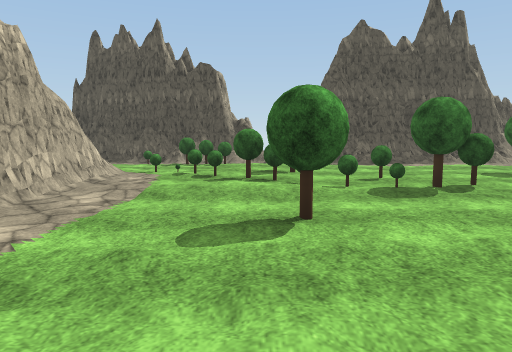
view 1 (above)

21 first-person views from a walk through a 3-D level made in the Unity game engine. The camera is 1.2 m above the floor, tilts 6° down and sees 70° across. The floor is counted in squares, 2 m on a side. Each view is taken from the middle of a square. On the plan, view 1 faces up. The plan holds only what a view shows up to about 10 squares ahead; the rest is blank. Some trees and plants on the terrain are drawn as simple stand-ins. Surface patterns are stand-ins for the level's own textures.

view 2
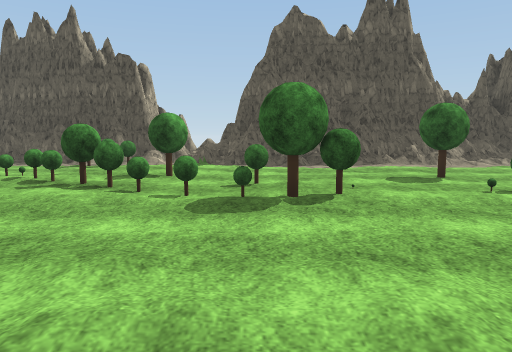

view 3
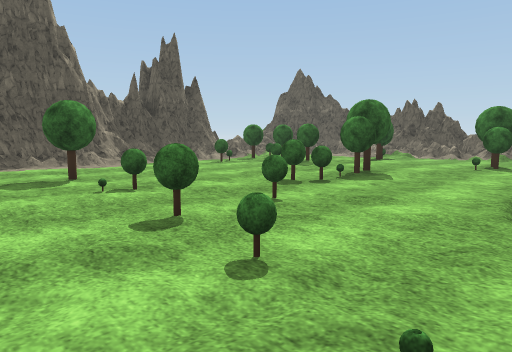

view 4
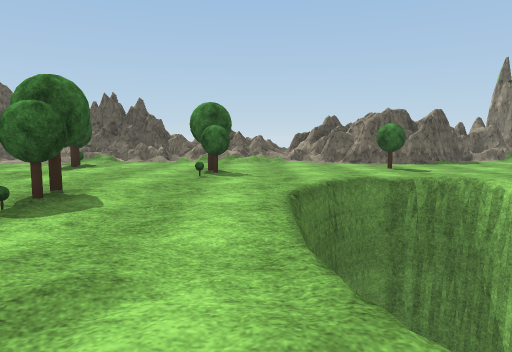

view 5
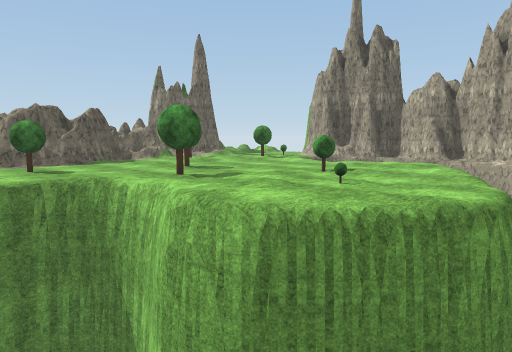

view 6
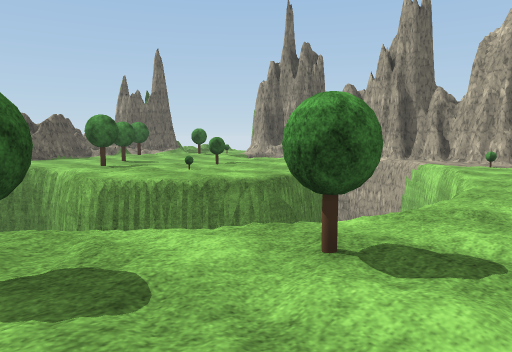

view 7
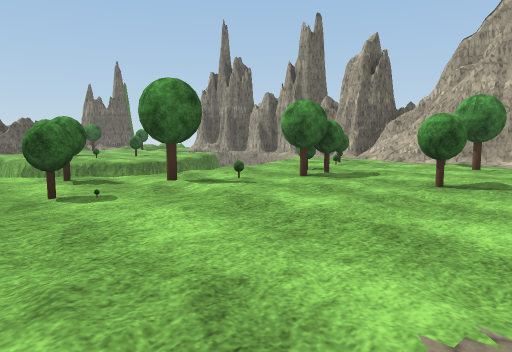

view 8
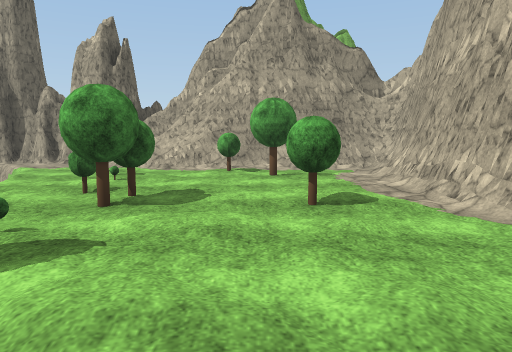

view 9
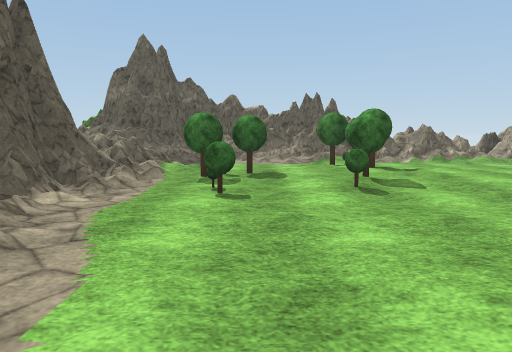

view 10
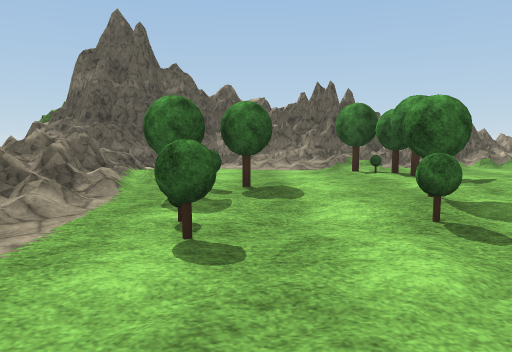

view 11
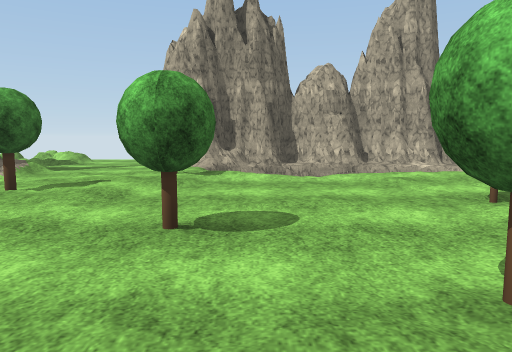

view 12
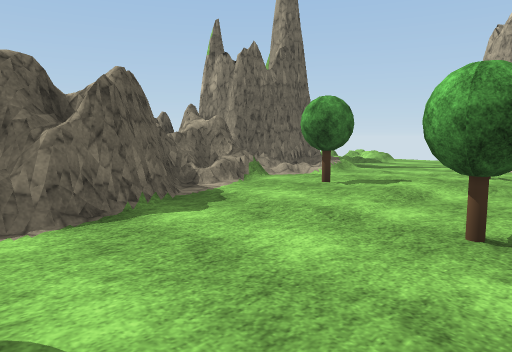

view 13
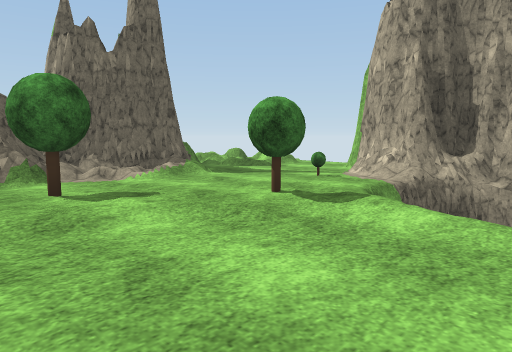

view 14
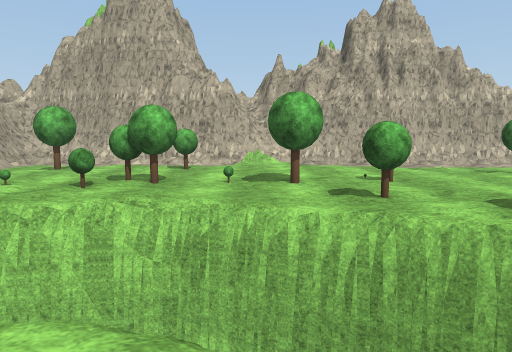

view 15
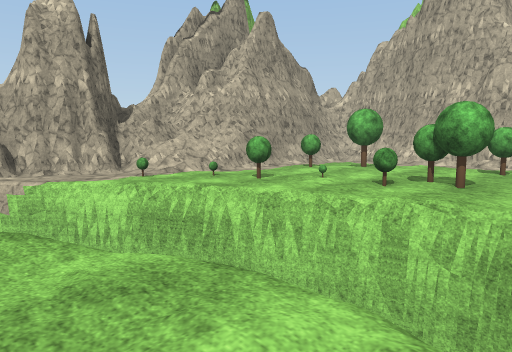

view 16
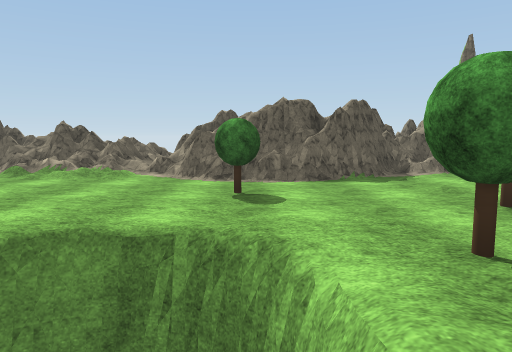

view 17
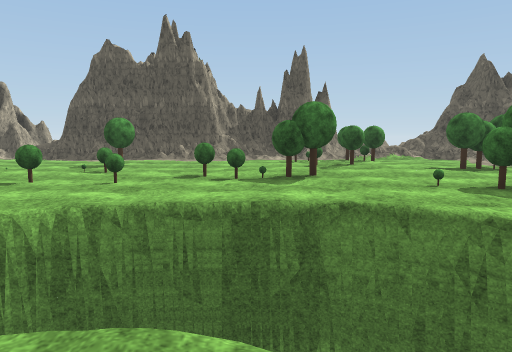

view 18
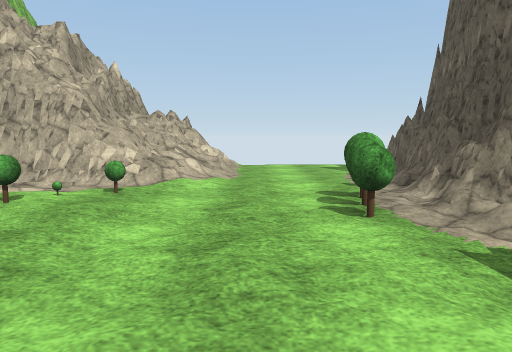

view 19
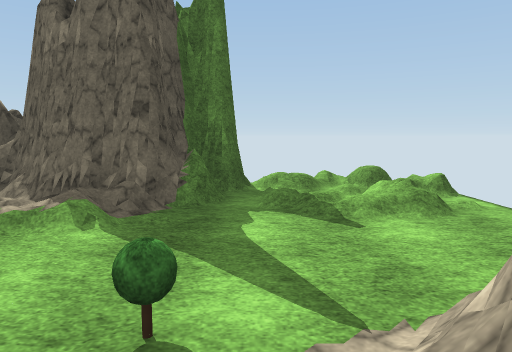

view 20
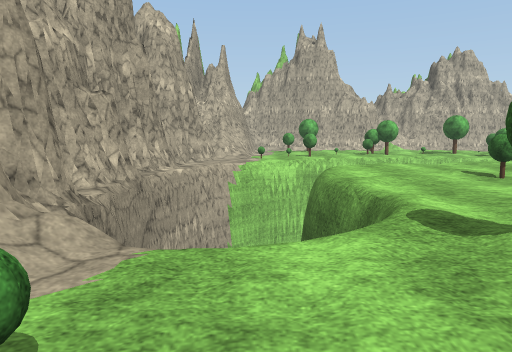

view 21
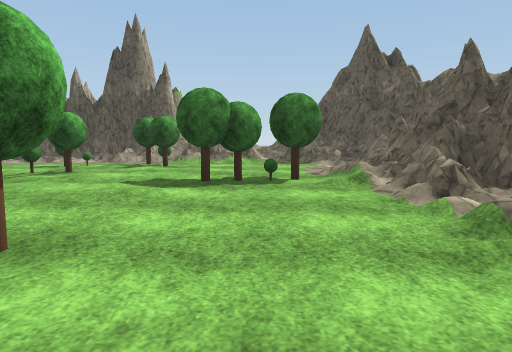

### Floor plan
Key: @ floor where view 1 was taken; # wall or solid block; x gap in a wall; . main floor; : floor 0.25 m higher than the main floor; - floor 0.25 m lower than the main floor; + floor 0.75 m higher than the main floor; / step, stairs or slope; = window, fence, low wall or low ledge; v drop or lower ground; T tree; O other object.
Columns run from 7 left of view 1 to 18 right of it. Each row starts with its distance up from view 1.
 13                       #
 12                    #=##
 11 ##########    #####=:##
 10  --/###/=######////#x=##
  9  ---OTT/--....---OO/--/#
  8  ----.....-...-.T.T.--/#
  7  #=//T/.T...T-.-T...-/##
  6  ####.O.-T...---.T.TTT##
  5    ##..TTT .T.-//../--=##
  4     #-..--.-.TTTT...--/#
  3     #--T....T-.-.OT.-/==
  2     #-.....T..-...---/==+
  1     #-//../T/vvvvv..--#=#
  0     #..@OT/.v    v.---###
 -1     #.../TTv vv/vv.-T##
 -2     #/../T.v v...T.--##
 -3     #/T////  /T..--T-/##
 -4     #/..TT.v v--T---.-/#
 -5     #/...O.v v..----.T=##
 -6     #/.T./Tv  v..--T..//#
 -7     #/..T-O.v  vvvv..-/##
 -8     ####///O/v     v.-/##
 -9        #####-/vv  v/T--//x
-10           ###########--//-
-11                     #--//-

Positions as (right, up) in squares from view 1, and headings:
1: (0, 0), facing up
2: (2, 1), facing up
3: (3, 1), facing up-right
4: (5, 2), facing right
5: (5, 1), facing down-right
6: (2, 1), facing down-right
7: (-2, 1), facing down-right
8: (0, 0), facing down
9: (5, 8), facing right
10: (7, 8), facing right
11: (11, -1), facing down
12: (11, -1), facing down-right
13: (10, -4), facing down-right
14: (7, -2), facing left
15: (7, -2), facing down-left
16: (8, -1), facing right
17: (8, -2), facing up
18: (2, 8), facing left
19: (12, -9), facing right
20: (14, -8), facing left
21: (13, 1), facing up
